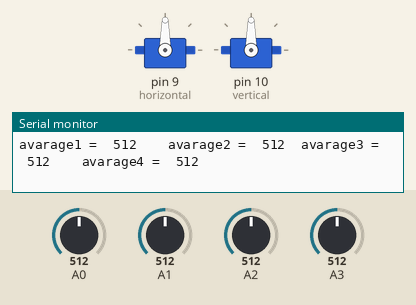
Simulated run of this sketch. Board: Arduino Uno, built with avr-gcc and run on an emulated ATmega328P. Shown: 2 × servo, the last lines printed to the serial monitor. The inputs (shaded band) are chosen by the test bench; at power-on: A0 = 512, A2 = 512, A1 = 512, A3 = 512.

Above: at 1.3 s.
1.4 s: A0 set to 520
At 2.9 s:
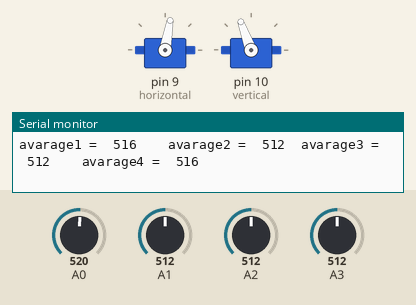
4.4 s: A2 set to 716
At 5.4 s:
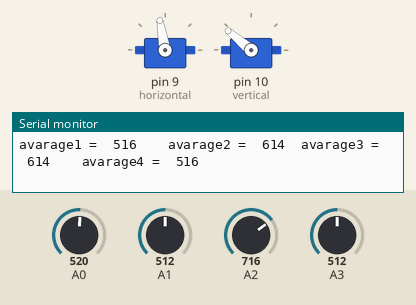
7.4 s: A1 set to 702
10.4 s: A1 set to 720
At 12.7 s:
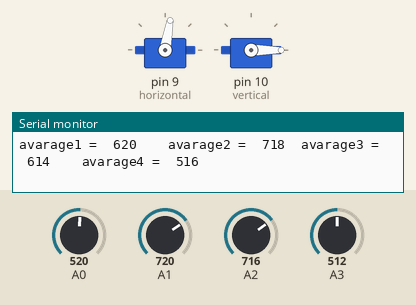
13.4 s: A3 set to 540
At 15.3 s:
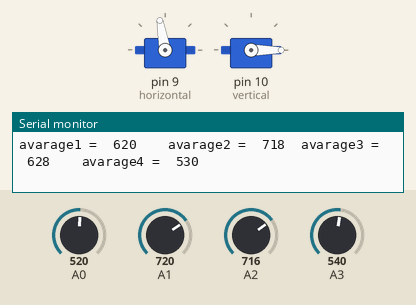
15.7 s: A3 set to 306
At 16.8 s:
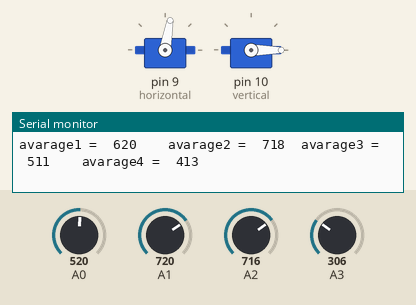
Timing chart, 0 to 18.7 s (numbered marks = the images above; inputs shaded):
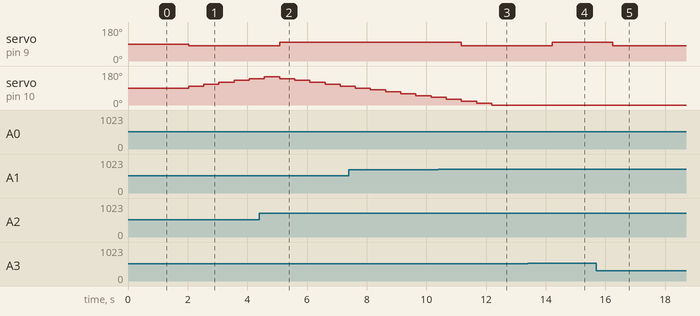

The sketch:

solar_follwer.ino
```cpp
#include <Servo.h>
Servo horizontal;
Servo vertical;
int val1;
int val2;
int val3;
int val4;
int ava1;
int ava2;
int ava3;
int ava4;

int pos=0;
int angle1=0;
int angle2=0;
void setup() {
  // put your setup code here, to run once:
Serial.begin(9600);
horizontal.attach(9);
vertical.attach(10);
horizontal.write(90);
vertical.write(90);

}
void motors(){

  if(ava1<ava3){
   horizontal.write(100);
    }
    if(ava1>ava3){


   horizontal.write(80);

    }
     if(ava4>ava2){
       pos=pos+10;
       angle1=pos+90;

   vertical.write(angle1);

    }
    if(ava4<ava2){
      pos=pos-10;
      angle2=90+pos;


   vertical.write(angle2);

    }
     if (angle2==10){angle2=0;}
    if(pos>=100)pos=100;

    else if (angle1==170){angle1=180;}
  }
void reading(){
  val1=analogRead(A0);
 val2=analogRead(A1);
 val3=analogRead(A2);
 val4=analogRead(A3);
 ava1=(val1+val2)/2;
 ava2=(val2+val3)/2;
 ava3=(val3+val4)/2;
 ava4=(val1+val4)/2;
 Serial.print("avarage1 =  ");
  Serial.print(ava1);
  Serial.print("    ");
 Serial.print("avarage2 =  ");
 Serial.print(ava2);
  Serial.print("  avarage3 =  ");
  Serial.print(ava3);
  Serial.print("    ");
 Serial.print("avarage4 =  ");
 Serial.println(ava4);
  delay(500);
  }
void loop() {
 reading();
 motors();
  // put your main code here, to run repeatedly:

}
```

Measured:
- the behaviour switches between 513 and 514 on A0 (found by bisection; images 0 and 1)
- the behaviour switches between 709 and 710 on A1 (found by bisection; images 2 and 3)
- the behaviour switches between 525 and 526 on A3 (found by bisection; images 3 and 4)
- after the input at 1.4 s, servo on pin 9 (horizontal): 90° → 80° after 0.63 s; servo on pin 10 (vertical): moves from 90° to 140° over 2.0 s, starting after 0.63 s
- after the input at 4.4 s, servo on pin 9 (horizontal): 80° → 100° after 0.68 s
- after the input at 10.4 s, servo on pin 9 (horizontal): 100° → 80° after 0.77 s
- after the input at 13.4 s, servo on pin 9 (horizontal): 80° → 100° after 0.82 s
- after the input at 15.7 s, servo on pin 9 (horizontal): 100° → 80° after 0.55 s
